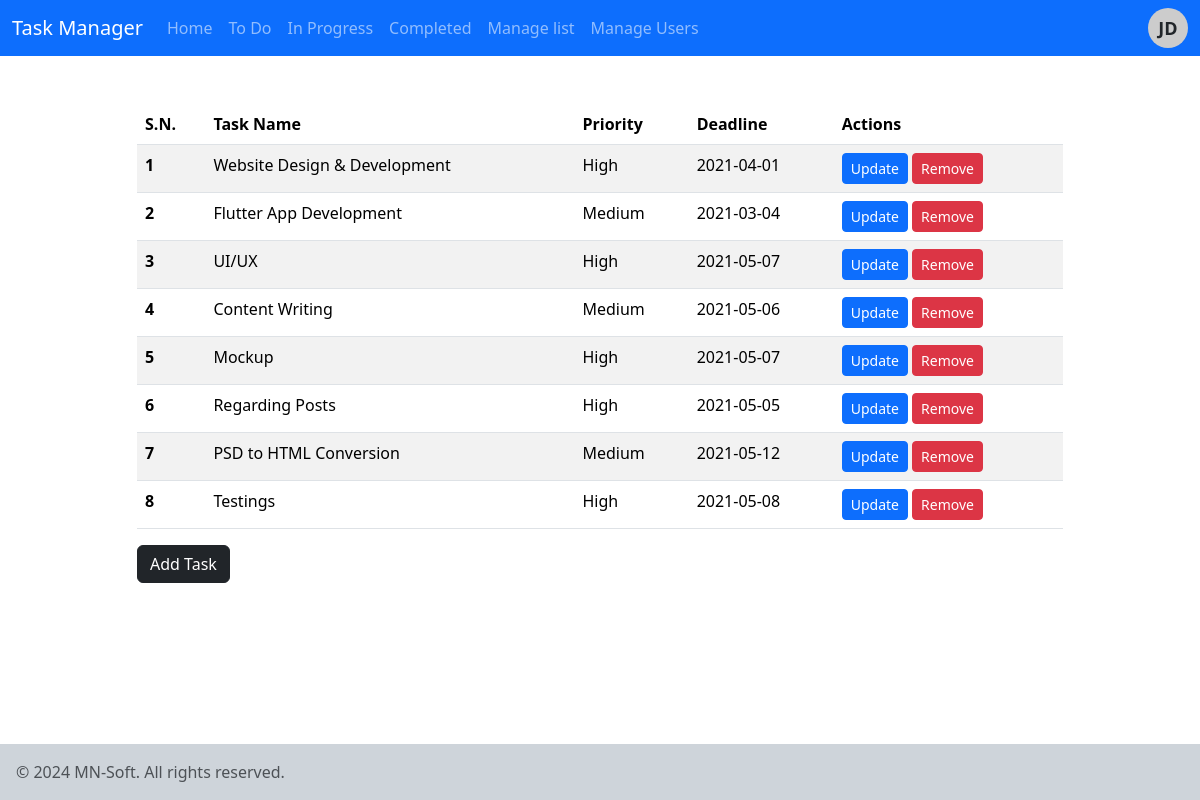
Screenshot of /index.php (signed in) with the database file from the repository.
### tables this page shows
CREATE TABLE `tbl_lists` (
  `list_id` int(10) UNSIGNED NOT NULL,
  `list_name` varchar(50) NOT NULL,
  `list_description` varchar(150) DEFAULT NULL
);

CREATE TABLE `tbl_tasks` (
  `task_id` int(10) UNSIGNED NOT NULL,
  `task_name` varchar(150) NOT NULL,
  `task_description` text NOT NULL,
  `list_id` int(11) NOT NULL,
  `priority` varchar(10) NOT NULL,
  `deadline` date NOT NULL
);

### config/functions.php (called while the page is built, shortened)
<?php
function view($name, $model = "not_found")
{
    require_once(APP_PATH."views/layout.view.php");
}

### index.php (called while the page is built, shortened)
<?php
view("index");
?>

### views/index.view.php (the view, shortened to what this page needs)
<div class="wrapper">
    <div class="all-tasks">
        <div class="container">
            <div class="row justify-content-center mt-5">
                <div class="col-md-10">
                    <table class="table table-striped table-hover">
                        <thead class="thead-dark">
                            <tr>
                                <th scope="col">S.N.</th>
                                <th scope="col">Task Name</th>
                                <th scope="col">Priority</th>
                                <th scope="col">Deadline</th>
                                <th scope="col">Actions</th>
                            </tr>
                        </thead>
                        <tbody>
                            <?php
                            $conn = mysqli_connect(LOCALHOST, DB_USERNAME, DB_PASSWORD) or die(mysqli_error());
                            $sql = "SELECT * FROM tbl_tasks";
                            $res = mysqli_query($conn, $sql);
                            if ($res == true) {
                                $count_rows = mysqli_num_rows($res);
                                $sn = 0;
                                if ($count_rows > 0) {
                                    while ($row = mysqli_fetch_assoc($res)) {
                                        $task_id = $row['task_id'];
                                        $task_name = $row['task_name'];
                                        $priority = $row['priority'];
                                        $deadline = $row['deadline'];
                                        $sn++;
                            ?>
                                        <tr>
                                            <th scope="row"><?= $sn; ?></th>
                                            <td><?= $task_name; ?></td>
                                            <td><?= $priority; ?></td>
                                            <td><?= $deadline; ?></td>
                                            <td>
                                                <a href="<?= SITEURL; ?>update-task.php?task_id=<?= $task_id; ?>" class="btn btn-primary btn-sm">Update</a>
                                                <a href="<?= SITEURL; ?>delete-task.php?task_id=<?= $task_id; ?>" class="btn btn-danger btn-sm">Remove</a>
                                            </td>
                                        </tr>
                                    <?php
                                    }
                                } else {
                                    ?>
                                    <tr>
                                        <td colspan="5">No Task Added Yet.</td>
                                    </tr>
                            <?php
                                }
                            }
                            ?>
                        </tbody>
                    </table>
                    <a href="<?= SITEURL; ?>add-task.php"><button class="btn btn-dark">Add Task</button></a>
                </div>
            </div>
        </div>
    </div>
</div>

### views/layout.view.php (shortened to what this page needs)
<!DOCTYPE html>
<html lang="en">
<head>
    <link href="https://cdn.jsdelivr.net/npm/bootstrap@5.3.3/dist/css/bootstrap.min.css" rel="stylesheet">
</head>
<body>
    <nav class="navbar navbar-expand-lg navbar bg-primary" data-bs-theme="dark">
        <div class="container-fluid">
            <a class="navbar-brand" href="#">Task Manager</a>
            <div class="collapse navbar-collapse" id="navbarSupportedContent">
                <ul class="navbar-nav me-auto mb-2 mb-lg-0">
                    <li class="nav-item <?= ($_SERVER['PHP_SELF'] == '/index.php') ? 'active' : ''; ?>">
                        <a class="nav-link" aria-current="page" href="index.php">Home</a>
                    </li>
                    <?php
                    $conn2 = mysqli_connect(LOCALHOST, DB_USERNAME, DB_PASSWORD) or die(mysqli_error());
                    $sql2 = "SELECT * FROM tbl_lists";
                    $res2 = mysqli_query($conn2, $sql2);
                    if ($res2) {
                        while ($row2 = mysqli_fetch_assoc($res2)) {
                            $list_id = $row2['list_id'];
                            $list_name = $row2['list_name'];
                            $active_class = ($_SERVER['PHP_SELF'] == "/list-task.php?list_id=$list_id") ? 'active' : '';
                    ?>
                            <li class="nav-item <?= $active_class; ?>">
                                <a class="nav-link" href="<?= SITEURL; ?>list-task.php?list_id=<?= $list_id; ?>"><?= $list_name; ?></a>
                            </li>
                    <?php
                        }
                    }
                    ?>
                    <li class="nav-item <?= ($_SERVER['PHP_SELF'] == '/manage-list.php') ? 'active' : ''; ?>">
                        <a class="nav-link" href="manage-list.php">Manage list</a>
                    </li>
                    <li class="nav-item <?= ($_SERVER['PHP_SELF'] == '/manage-user.php') ? 'active' : ''; ?>">
                        <a class="nav-link" href="manage-user.php">Manage Users</a>
                    </li>
                </ul>
                <div class="dropdown ">
                    <div class="user-avatar">JD</div>
                </div>
            </div>
        </div>
    </nav>
    <div class="mb-5 pb-3">
        <?php require_once("$name.view.php"); ?>
    </div>
    <footer class="fixed-bottom p-3 bg-dark-subtle">
        <span class="text-muted">&copy; 2024 MN-Soft. All rights reserved.</span>
    </footer>
</body>
</html>

### views/layout.view.php (style rules this page uses)
.user-avatar { position: relative; width: 40px; height: 40px; border-radius: 50%; background-color: #ccc; display: flex; justify-content: center; align-items: center; font-size: 18px; font-weight: bold; }

### rows the page displays
tbl_lists: list_name "To Do"
tbl_lists: list_name "In Progress"
tbl_lists: list_name "Completed"
tbl_tasks: task_name "Website Design & Development", priority "High", deadline "2021-04-01"
tbl_tasks: task_name "Flutter App Development", priority "Medium", deadline "2021-03-04"
tbl_tasks: task_name "UI/UX", priority "High", deadline "2021-05-07"
tbl_tasks: task_name "Content Writing", priority "Medium", deadline "2021-05-06"
tbl_tasks: task_name "Mockup", priority "High", deadline "2021-05-07"
tbl_tasks: task_name "Regarding Posts", priority "High", deadline "2021-05-05"
tbl_tasks: task_name "PSD to HTML Conversion", priority "Medium", deadline "2021-05-12"
tbl_tasks: task_name "Testings", priority "High", deadline "2021-05-08"
